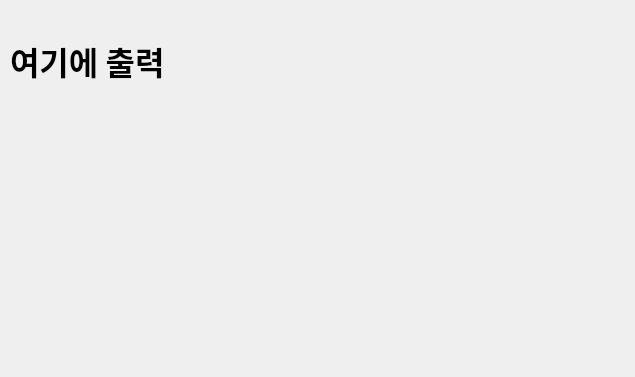
<?xml version="1.0" encoding="UTF-8"?>
<ui version="4.0">
 <class>Dialog</class>
 <widget class="QDialog" name="Dialog">
  <property name="geometry">
   <rect>
    <x>0</x>
    <y>0</y>
    <width>635</width>
    <height>377</height>
   </rect>
  </property>
  <property name="windowTitle">
   <string>Dialog</string>
  </property>
  <widget class="QLabel" name="label">
   <property name="geometry">
    <rect>
     <x>10</x>
     <y>10</y>
     <width>481</width>
     <height>101</height>
    </rect>
   </property>
   <property name="font">
    <font>
     <family>맑은 고딕</family>
     <pointsize>24</pointsize>
     <weight>75</weight>
     <bold>true</bold>
    </font>
   </property>
   <property name="text">
    <string>여기에 출력</string>
   </property>
  </widget>
 </widget>
 <resources/>
 <connections/>
</ui>
